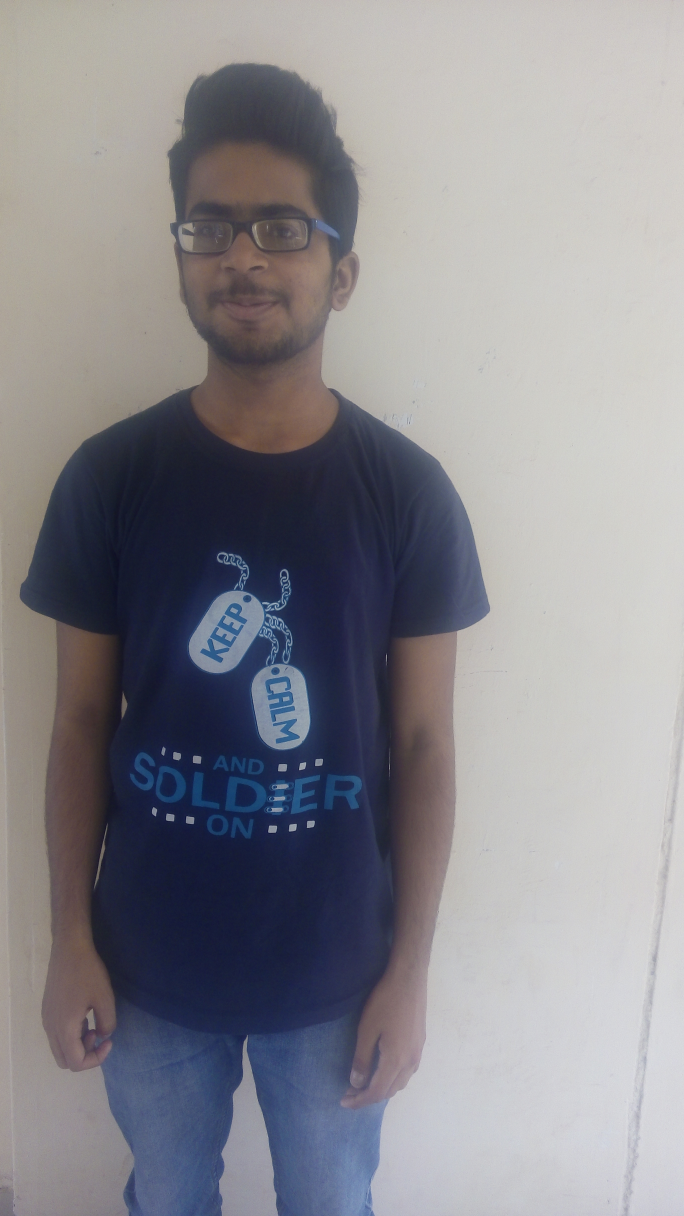
#> input picture image1.jpg, 2736 x 4864 px (shown at 1/4 size)
$ python image_outline_fincountors.py ../image1.jpg   (older library calls are emulated)
#> lines starting #> are read from the running program, lines starting #| are printed output that depends on the picture; after the words box and inside, x2 and y2 are one past the last pixel; in counts of white or black regions, pixels touching at a corner belong together
import numpy as np
import cv2
import imutils
import sys
from scipy.misc import imread
from scipy import signal


def auto_canny(image, sigma=0.25):
    # compute the median of the single channel pixel intensities
    v = np.median(image)

    # apply automatic Canny edge detection using the computed median
    lower = int(max(0, (1.0 - sigma) * v))
    upper = int(min(255, (1.0 + sigma) * v))
    edged = cv2.Canny(image, lower, upper)
    # return the edged image
    return edged

image2 = cv2.imread(sys.argv[1],)
#> image2 is the input picture: shape (4864, 2736, 3); mean B, G, R 142.2, 136.4, 137.4
image2 = imutils.resize(image2, height=500)
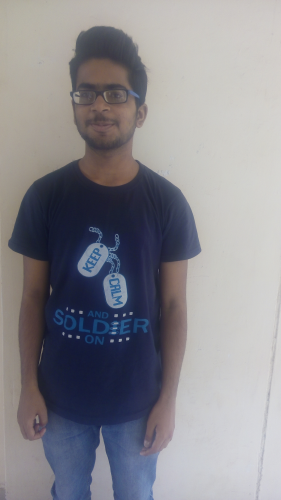
#> image2: shape (500, 281, 3); mean B, G, R 142.2, 136.4, 137.4
gaussian = np.ones((5, 5), np.float32) / 25
laplacian = np.array([[-1, -1, -1], [-1, 8, -1], [-1, -1, -1]])
dst = cv2.filter2D(image2, -1, gaussian)
cv2.imshow('dsd', dst)
cv2.waitKey(0)
dst = cv2.Canny(dst, 99, 100)
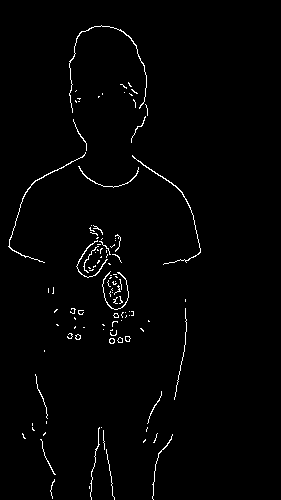
#> dst: shape (500, 281); 1.6% white in thin lines or dots, all inside (x1, y1, x2, y2) = (8, 25, 201, 500)
_, th4, _ = cv2.findContours(dst, cv2.RETR_EXTERNAL, cv2.CHAIN_APPROX_NONE)
#> th4 = 110 contours, 101 with area under 20; largest, box (x1, y1, x2, y2) and area: (132, 155, 201, 265) 49, (8, 152, 86, 263) 46, (69, 25, 147, 113) 39, (76, 240, 108, 278) 31, (102, 271, 129, 310) 24
cv2.drawContours(image2, th4, -1, 255, 2)
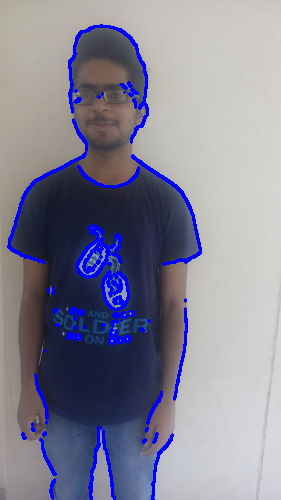
#> image2: shape (500, 281, 3); 5.1% of pixels changed, all inside (x1, y1, x2, y2) = (7, 24, 202, 500)
cv2.imshow('window', image2)
cv2.waitKey(0)
auto = auto_canny(image2)
#> in auto_canny, `v = np.median(image)`: v = 161
#> in auto_canny, `lower = int(max(0, (1.0 - sigma) * v))`: lower = 120
#> in auto_canny, `upper = int(min(255, (1.0 + sigma) * v))`: upper = 201
#> in auto_canny, `edged = cv2.Canny(image, lower, upper)`:
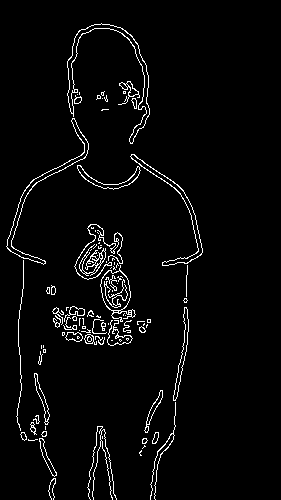
#> edged: shape (500, 281); 3.5% white in thin lines or dots, all inside (x1, y1, x2, y2) = (6, 23, 203, 500)
_, th5, _ = cv2.findContours(auto, cv2.RETR_TREE, cv2.CHAIN_APPROX_SIMPLE)
#> th5 = 174 contours, 121 with area under 20; largest, box (x1, y1, x2, y2) and area: (67, 23, 150, 144) 1064, (100, 265, 136, 322) 1006, (67, 23, 150, 144) 1004, (100, 270, 131, 311) 924, (6, 118, 89, 265) 838
cv2.drawContours(image2, th5, -1, 255, 2)
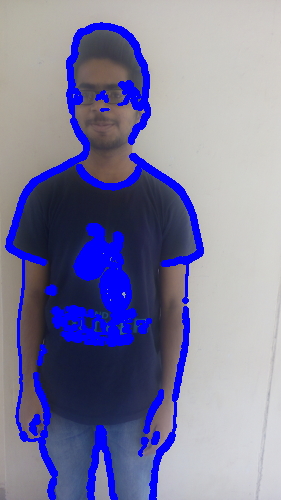
#> image2: shape (500, 281, 3); 6.57% of pixels changed, all inside (x1, y1, x2, y2) = (5, 22, 204, 500)
cv2.imshow('windas', image2)
cv2.waitKey(0)
